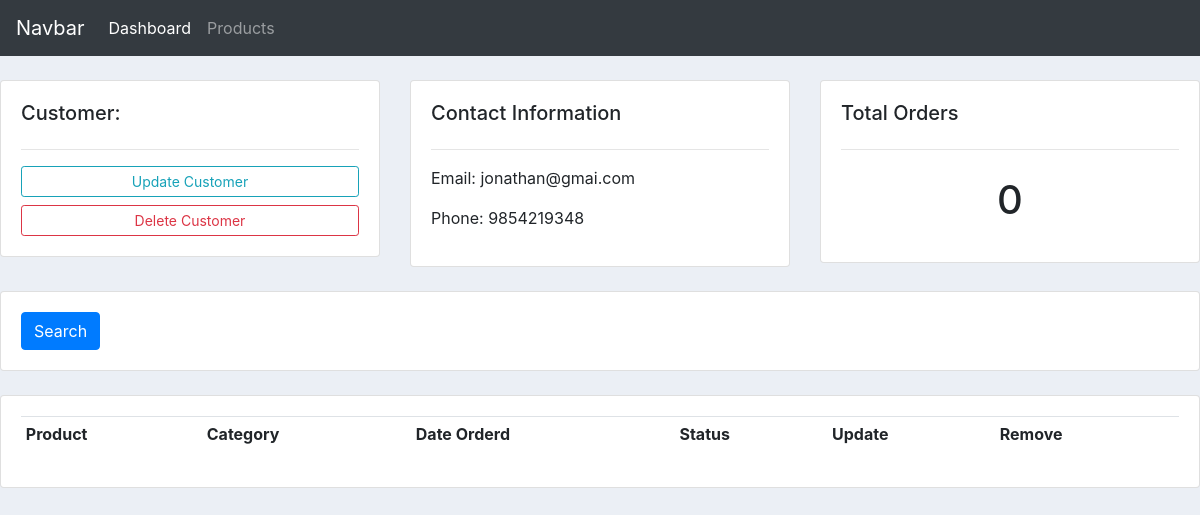
/customers/1/, run on an earlier commit of the app's database.
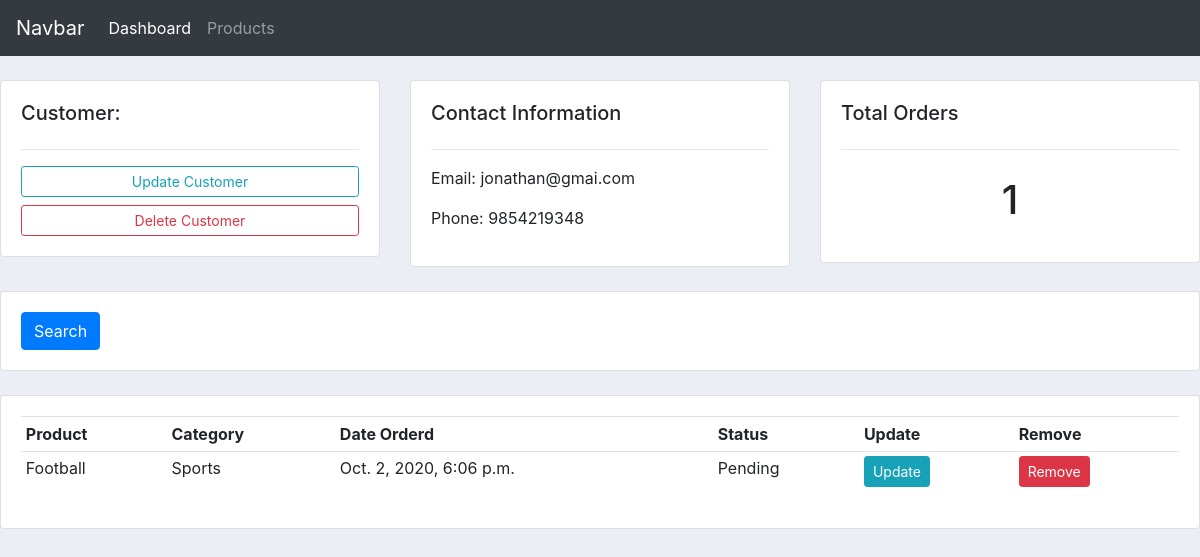
And on a later commit of the database.
### accounts/models.py (models this page shows, shortened)
class Order(models.Model):
    STATUS = (
        ('Pending', 'Pending'),
        ('Out for delivery', 'Out for delivery'),
        ('Delivered', 'Delivered'),
    )
    customer = models.ForeignKey(Customer, null=True, on_delete= models.SET_NULL)
    product = models.ForeignKey(Product, null=True, on_delete= models.SET_NULL)
    date_created =  models.DateTimeField(auto_now_add=True, null=True)
    status = models.CharField(max_length=200, null=True, choices = STATUS)

class Product(models.Model):
    CATEGORY = (
        ('Sports', 'Sports'),
        ('Lifestyle', 'Lifestyle'),
        ('Electronics', 'Electronics'),
    )
    name = models.CharField(max_length = 200, null=True)
    price = models.FloatField(null=True)
    category = models.CharField(max_length = 200, null=True, choices = CATEGORY)
    decription = models.CharField(max_length = 500, null=True, blank=True)
    date_created =  models.DateTimeField(auto_now_add=True, null=True)
    tags = models.ManyToManyField(Tag)
    def __str__(self):
        return self.name

### accounts/views.py (the view)
# urls.py: path('customers/<str:pk_test>/', views.customers, name="customers"),
def customers(request, pk_test):
    customers = Customer.objects.get(id=pk_test)
    orders = customers.order_set.all()
    order_count = orders.count()
    context = {'customers':customers, 'orders':orders, 'order_count':order_count}
    return render(request, 'accounts/customers.html', context)

### accounts/templates/accounts/customers.html
{% extends 'accounts/main.html' %}
{% block content %}
<br>
<div class="row">
	<div class="col-md">
		<div class="card card-body">
			<h5>Customer:</h5>
			<hr>
			<a class="btn btn-outline-info  btn-sm btn-block" href="">Update Customer</a>
			<a class="btn btn-outline-danger  btn-sm btn-block" href="">Delete Customer</a>
		</div>
	</div>
	<div class="col-md">
		<div class="card card-body">
			<h5>Contact Information</h5>
			<hr>
			<p>Email: {{customers.email}}</p>
			<p>Phone: {{customers.phone}}</p>
		</div>
	</div>
	<div class="col-md">
		<div class="card card-body">
			<h5>Total Orders</h5>
			<hr>
			<h1 style="text-align: center;padding: 10px">{{order_count}}</h1>
		</div>
	</div>
</div>
<br>
<div class="row">
	<div class="col">
		<div class="card card-body">
			<form method="get">
		    <button class="btn btn-primary" type="submit">Search</button>
		  </form>
		</div>
	</div>
</div>
<br>
<div class="row">
	<div class="col-md">
		<div class="card card-body">
			<table class="table table-sm">
				<tr>
					<th>Product</th>
					<th>Category</th>
					<th>Date Orderd</th>
					<th>Status</th>
					<th>Update</th>
					<th>Remove</th>
				</tr>
				{% for order in orders %}
				<tr>
					<td>{{order.product}}</td>
					<td>{{order.product.category}}</td>
					<td>{{order.date_created}}</td>
					<td>{{order.status}}</td>
					<td><a class="btn btn-sm btn-info" href="">Update</a></td>
					<td><a class="btn btn-sm btn-danger" href="">Remove</a></td>
				</tr>
				{% endfor %}
			</table>
		</div>
	</div>
</div>
{% endblock %}

What changed in the data, as far as the page shows it:
added Order: product "Football", product.category "Sports", date_created "Oct. 2, 2020, 6:06 p.m.", status "Pending"
Also different on the page:
{{ order_count }}: "0" → "1"
